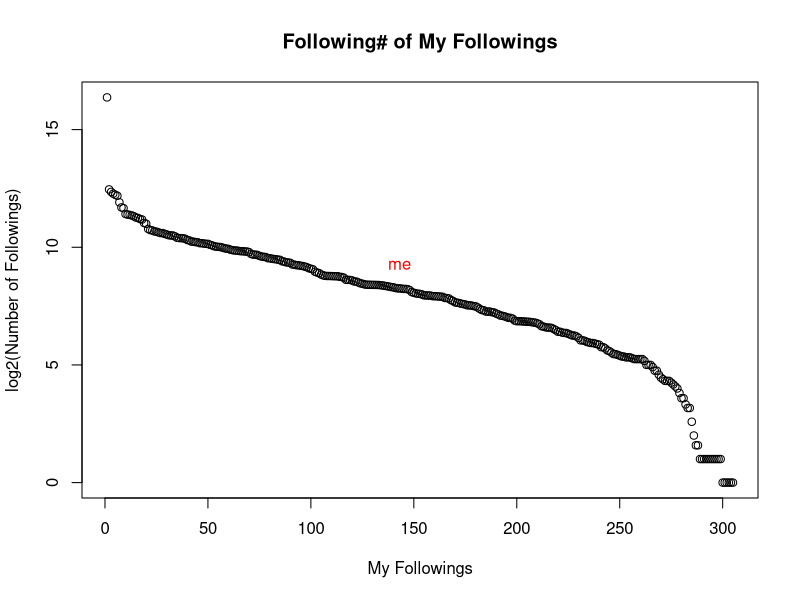

Write the R code that produced this figure.
data=read.csv("twitterFollowing.csv", header=T, sep='\t')
friends=data[-nrow(data),]
print(mean(friends[,"friends"]))
print(sd(friends[,"friends"]))
print(median(friends[,"friends"]))
data=data[order(data[,"friends"],decreasing=TRUE),]
me=which(data[,"label"]=='me')
plot(log(data[,"friends"]+1,base=2),main="Following# of My Followings", xlab="My Followings",ylab="log2(Number of Followings)")
text(me, log(data[me,"friends"]+1,base=2)+1,"me", col="Red")
